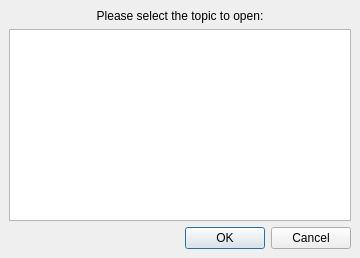
<?xml version="1.0" encoding="UTF-8"?>
<ui version="4.0">
 <class>DialogTopicSelector</class>
 <widget class="QDialog" name="DialogTopicSelector">
  <property name="geometry">
   <rect>
    <x>0</x>
    <y>0</y>
    <width>360</width>
    <height>258</height>
   </rect>
  </property>
  <property name="windowTitle">
   <string>Multiple topics</string>
  </property>
  <layout class="QVBoxLayout">
   <property name="margin">
    <number>9</number>
   </property>
   <property name="spacing">
    <number>6</number>
   </property>
   <item>
    <widget class="QLabel" name="label">
     <property name="text">
      <string>Please select the topic to open:</string>
     </property>
     <property name="alignment">
      <set>Qt::AlignCenter</set>
     </property>
    </widget>
   </item>
   <item>
    <widget class="QListWidget" name="list" />
   </item>
   <item>
    <widget class="QDialogButtonBox" name="buttonBox">
     <property name="orientation">
      <enum>Qt::Horizontal</enum>
     </property>
     <property name="standardButtons">
      <set>QDialogButtonBox::Cancel|QDialogButtonBox::NoButton|QDialogButtonBox::Ok</set>
     </property>
    </widget>
   </item>
  </layout>
 </widget>
 <layoutdefault spacing="6" margin="11" />
 <resources/>
 <connections>
  <connection>
   <sender>buttonBox</sender>
   <signal>accepted()</signal>
   <receiver>DialogTopicSelector</receiver>
   <slot>accept()</slot>
   <hints>
    <hint type="sourcelabel">
     <x>66</x>
     <y>330</y>
    </hint>
    <hint type="destinationlabel">
     <x>-3</x>
     <y>275</y>
    </hint>
   </hints>
  </connection>
  <connection>
   <sender>buttonBox</sender>
   <signal>rejected()</signal>
   <receiver>DialogTopicSelector</receiver>
   <slot>reject()</slot>
   <hints>
    <hint type="sourcelabel">
     <x>151</x>
     <y>327</y>
    </hint>
    <hint type="destinationlabel">
     <x>277</x>
     <y>293</y>
    </hint>
   </hints>
  </connection>
 </connections>
</ui>
